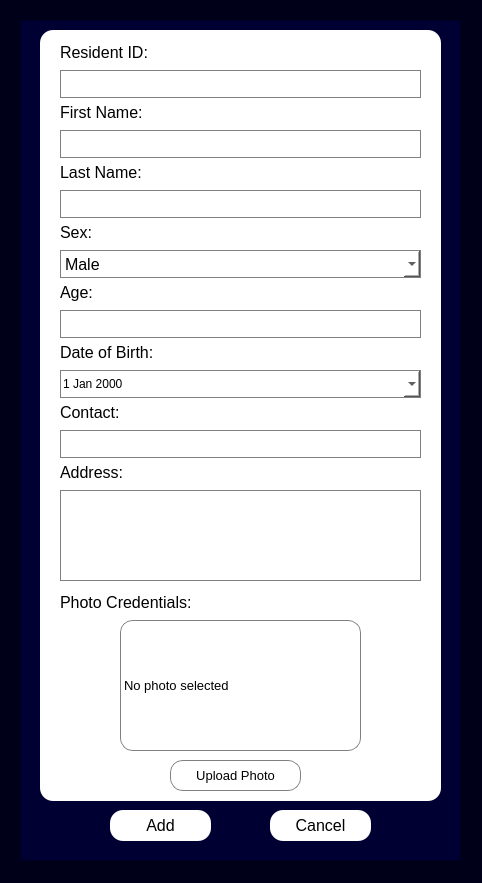
<?xml version="1.0" encoding="UTF-8"?>
<ui version="4.0">
 <class>addResidentDialog</class>
 <widget class="QDialog" name="addResidentDialog">
  <property name="geometry">
   <rect>
    <x>0</x>
    <y>0</y>
    <width>482</width>
    <height>883</height>
   </rect>
  </property>
  <property name="windowTitle">
   <string>Add New Resident</string>
  </property>
  <property name="styleSheet">
   <string notr="true">background-color: rgb(0, 0, 25);</string>
  </property>
  <widget class="QFrame" name="frame">
   <property name="geometry">
    <rect>
     <x>20</x>
     <y>20</y>
     <width>441</width>
     <height>841</height>
    </rect>
   </property>
   <property name="styleSheet">
    <string notr="true">background-color: rgb(0, 0, 50);</string>
   </property>
   <property name="frameShape">
    <enum>QFrame::StyledPanel</enum>
   </property>
   <property name="frameShadow">
    <enum>QFrame::Raised</enum>
   </property>
   <widget class="QPushButton" name="addresident_cancel_button">
    <property name="geometry">
     <rect>
      <x>250</x>
      <y>790</y>
      <width>101</width>
      <height>31</height>
     </rect>
    </property>
    <property name="font">
     <font>
      <pointsize>12</pointsize>
     </font>
    </property>
    <property name="styleSheet">
     <string notr="true">background-color: white;
border-radius: 13px;</string>
    </property>
    <property name="text">
     <string>Cancel</string>
    </property>
   </widget>
   <widget class="QPushButton" name="addresident_save_button">
    <property name="geometry">
     <rect>
      <x>90</x>
      <y>790</y>
      <width>101</width>
      <height>31</height>
     </rect>
    </property>
    <property name="font">
     <font>
      <pointsize>12</pointsize>
     </font>
    </property>
    <property name="styleSheet">
     <string notr="true">background-color: white;
border-radius: 13px;</string>
    </property>
    <property name="text">
     <string>Add</string>
    </property>
   </widget>
   <widget class="QFrame" name="frame_2">
    <property name="geometry">
     <rect>
      <x>20</x>
      <y>10</y>
      <width>401</width>
      <height>771</height>
     </rect>
    </property>
    <property name="styleSheet">
     <string notr="true">background-color: white;
border-radius: 13px;</string>
    </property>
    <property name="frameShape">
     <enum>QFrame::StyledPanel</enum>
    </property>
    <property name="frameShadow">
     <enum>QFrame::Raised</enum>
    </property>
    <widget class="QLabel" name="label_resident_id">
     <property name="geometry">
      <rect>
       <x>20</x>
       <y>10</y>
       <width>141</width>
       <height>24</height>
      </rect>
     </property>
     <property name="font">
      <font>
       <pointsize>12</pointsize>
      </font>
     </property>
     <property name="styleSheet">
      <string notr="true">border: 0px</string>
     </property>
     <property name="text">
      <string>Resident ID:</string>
     </property>
    </widget>
    <widget class="QLineEdit" name="addresident_residentID_input">
     <property name="geometry">
      <rect>
       <x>20</x>
       <y>40</y>
       <width>361</width>
       <height>28</height>
      </rect>
     </property>
     <property name="font">
      <font>
       <pointsize>12</pointsize>
      </font>
     </property>
     <property name="styleSheet">
      <string notr="true">background-color: white;
border: 1px solid grey;
border-radius: 0px;</string>
     </property>
    </widget>
    <widget class="QLabel" name="label_first_name">
     <property name="geometry">
      <rect>
       <x>20</x>
       <y>70</y>
       <width>131</width>
       <height>24</height>
      </rect>
     </property>
     <property name="font">
      <font>
       <pointsize>12</pointsize>
      </font>
     </property>
     <property name="styleSheet">
      <string notr="true">border: 0px</string>
     </property>
     <property name="text">
      <string>First Name:</string>
     </property>
    </widget>
    <widget class="QLineEdit" name="addresident_firstname_input">
     <property name="geometry">
      <rect>
       <x>20</x>
       <y>100</y>
       <width>361</width>
       <height>28</height>
      </rect>
     </property>
     <property name="font">
      <font>
       <pointsize>12</pointsize>
      </font>
     </property>
     <property name="styleSheet">
      <string notr="true">background-color: white;
border: 1px solid grey;
border-radius: 0px;</string>
     </property>
    </widget>
    <widget class="QLabel" name="label_last_name">
     <property name="geometry">
      <rect>
       <x>20</x>
       <y>130</y>
       <width>131</width>
       <height>24</height>
      </rect>
     </property>
     <property name="font">
      <font>
       <pointsize>12</pointsize>
      </font>
     </property>
     <property name="styleSheet">
      <string notr="true">border: 0px</string>
     </property>
     <property name="text">
      <string>Last Name:</string>
     </property>
    </widget>
    <widget class="QLineEdit" name="addresident_lastname_input">
     <property name="geometry">
      <rect>
       <x>20</x>
       <y>160</y>
       <width>361</width>
       <height>28</height>
      </rect>
     </property>
     <property name="font">
      <font>
       <pointsize>12</pointsize>
      </font>
     </property>
     <property name="styleSheet">
      <string notr="true">background-color: white;
border: 1px solid grey;
border-radius: 0px;</string>
     </property>
    </widget>
    <widget class="QLabel" name="label_sex">
     <property name="geometry">
      <rect>
       <x>20</x>
       <y>190</y>
       <width>141</width>
       <height>24</height>
      </rect>
     </property>
     <property name="font">
      <font>
       <pointsize>12</pointsize>
      </font>
     </property>
     <property name="styleSheet">
      <string notr="true">border: 0px</string>
     </property>
     <property name="text">
      <string>Sex:</string>
     </property>
    </widget>
    <widget class="QComboBox" name="addresident_sex_input">
     <property name="geometry">
      <rect>
       <x>20</x>
       <y>220</y>
       <width>361</width>
       <height>28</height>
      </rect>
     </property>
     <property name="font">
      <font>
       <pointsize>12</pointsize>
      </font>
     </property>
     <property name="styleSheet">
      <string notr="true">background-color: white;
border: 1px solid grey;
border-radius: 0px;</string>
     </property>
     <item>
      <property name="text">
       <string>Male</string>
      </property>
     </item>
     <item>
      <property name="text">
       <string>Female</string>
      </property>
     </item>
    </widget>
    <widget class="QLabel" name="label_contact_3">
     <property name="geometry">
      <rect>
       <x>20</x>
       <y>250</y>
       <width>131</width>
       <height>24</height>
      </rect>
     </property>
     <property name="font">
      <font>
       <pointsize>12</pointsize>
      </font>
     </property>
     <property name="styleSheet">
      <string notr="true">border: 0px</string>
     </property>
     <property name="text">
      <string>Age:</string>
     </property>
    </widget>
    <widget class="QLabel" name="label_dob">
     <property name="geometry">
      <rect>
       <x>20</x>
       <y>310</y>
       <width>121</width>
       <height>24</height>
      </rect>
     </property>
     <property name="font">
      <font>
       <pointsize>12</pointsize>
      </font>
     </property>
     <property name="styleSheet">
      <string notr="true">border: 0px</string>
     </property>
     <property name="text">
      <string>Date of Birth:</string>
     </property>
    </widget>
    <widget class="QLineEdit" name="addresident_age_input">
     <property name="geometry">
      <rect>
       <x>20</x>
       <y>280</y>
       <width>361</width>
       <height>28</height>
      </rect>
     </property>
     <property name="font">
      <font>
       <pointsize>12</pointsize>
      </font>
     </property>
     <property name="styleSheet">
      <string notr="true">background-color: white;
border: 1px solid grey;
border-radius: 0px;</string>
     </property>
    </widget>
    <widget class="QLabel" name="label_contact">
     <property name="geometry">
      <rect>
       <x>20</x>
       <y>370</y>
       <width>141</width>
       <height>24</height>
      </rect>
     </property>
     <property name="font">
      <font>
       <pointsize>12</pointsize>
      </font>
     </property>
     <property name="styleSheet">
      <string notr="true">border: 0px</string>
     </property>
     <property name="text">
      <string>Contact:</string>
     </property>
    </widget>
    <widget class="QDateEdit" name="addresident_dob_input">
     <property name="geometry">
      <rect>
       <x>20</x>
       <y>340</y>
       <width>361</width>
       <height>28</height>
      </rect>
     </property>
     <property name="font">
      <font>
       <pointsize>-1</pointsize>
      </font>
     </property>
     <property name="styleSheet">
      <string notr="true">background-color: white;
font-size: 12px;
border: 1px solid grey;
border-radius: 0px;</string>
     </property>
     <property name="calendarPopup">
      <bool>true</bool>
     </property>
    </widget>
    <widget class="QLineEdit" name="addresident_contact_input">
     <property name="geometry">
      <rect>
       <x>20</x>
       <y>400</y>
       <width>361</width>
       <height>28</height>
      </rect>
     </property>
     <property name="font">
      <font>
       <pointsize>12</pointsize>
      </font>
     </property>
     <property name="styleSheet">
      <string notr="true">background-color: white;
border: 1px solid grey;
border-radius: 0px;</string>
     </property>
    </widget>
    <widget class="QLabel" name="label_address">
     <property name="geometry">
      <rect>
       <x>20</x>
       <y>430</y>
       <width>161</width>
       <height>24</height>
      </rect>
     </property>
     <property name="font">
      <font>
       <pointsize>12</pointsize>
      </font>
     </property>
     <property name="styleSheet">
      <string notr="true">border: 0px</string>
     </property>
     <property name="text">
      <string>Address:</string>
     </property>
    </widget>
    <widget class="QTextEdit" name="addresident_address_input">
     <property name="geometry">
      <rect>
       <x>20</x>
       <y>460</y>
       <width>361</width>
       <height>91</height>
      </rect>
     </property>
     <property name="font">
      <font>
       <pointsize>12</pointsize>
      </font>
     </property>
     <property name="styleSheet">
      <string notr="true">background-color: white;
border: 1px solid grey;
border-radius: 0px;</string>
     </property>
    </widget>
    <widget class="QLabel" name="label_contact_2">
     <property name="geometry">
      <rect>
       <x>20</x>
       <y>560</y>
       <width>201</width>
       <height>24</height>
      </rect>
     </property>
     <property name="font">
      <font>
       <pointsize>12</pointsize>
      </font>
     </property>
     <property name="styleSheet">
      <string notr="true">border: 0px</string>
     </property>
     <property name="text">
      <string>Photo Credentials:</string>
     </property>
    </widget>
    <widget class="QPushButton" name="addresident_upload_button">
     <property name="geometry">
      <rect>
       <x>130</x>
       <y>730</y>
       <width>131</width>
       <height>31</height>
      </rect>
     </property>
     <property name="font">
      <font>
       <pointsize>10</pointsize>
      </font>
     </property>
     <property name="styleSheet">
      <string notr="true">background-color: white;
border: 1px solid grey;
border-radius: 13px;</string>
     </property>
     <property name="text">
      <string>Upload Photo</string>
     </property>
    </widget>
    <widget class="QLabel" name="addresident_photo_label">
     <property name="geometry">
      <rect>
       <x>80</x>
       <y>590</y>
       <width>241</width>
       <height>131</height>
      </rect>
     </property>
     <property name="minimumSize">
      <size>
       <width>100</width>
       <height>100</height>
      </size>
     </property>
     <property name="font">
      <font>
       <pointsize>10</pointsize>
      </font>
     </property>
     <property name="styleSheet">
      <string notr="true">background-color: white;
border: 1px solid grey;
border-radius: 13px;</string>
     </property>
     <property name="text">
      <string>No photo selected</string>
     </property>
     <property name="scaledContents">
      <bool>true</bool>
     </property>
    </widget>
   </widget>
  </widget>
 </widget>
 <resources/>
 <connections/>
</ui>
